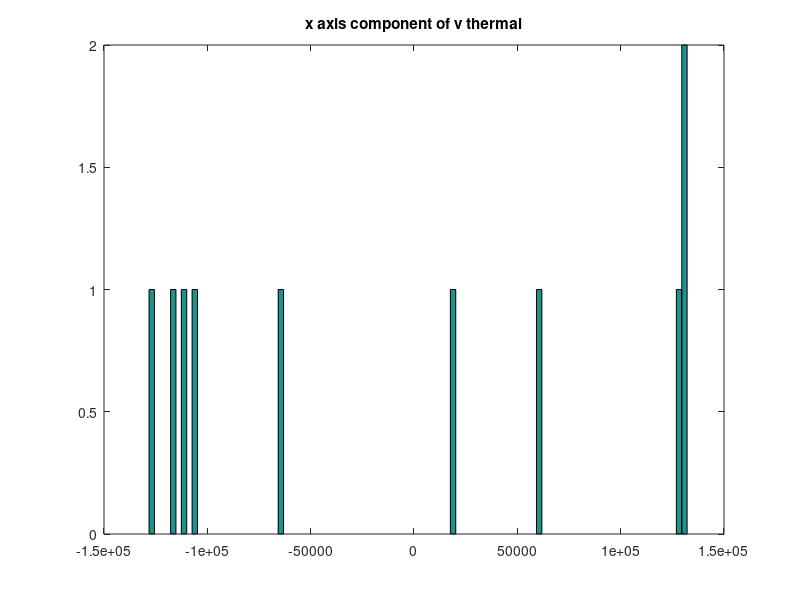
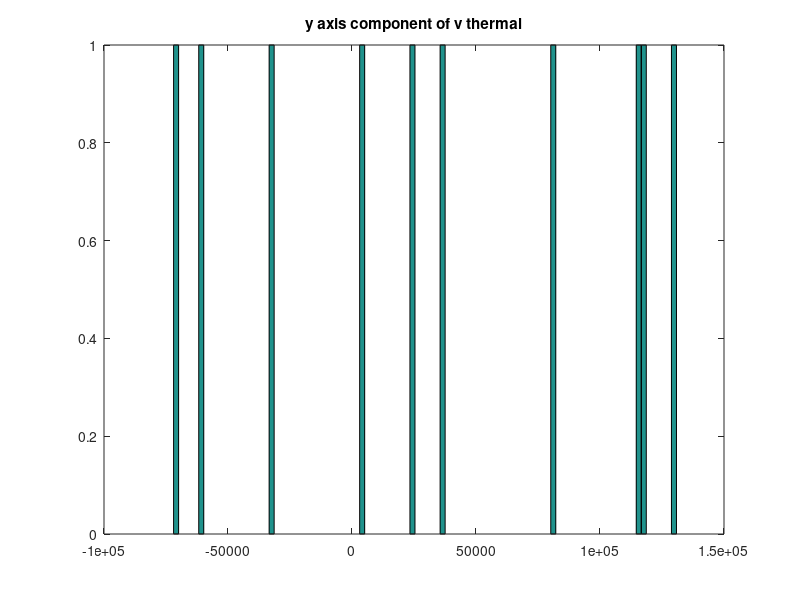
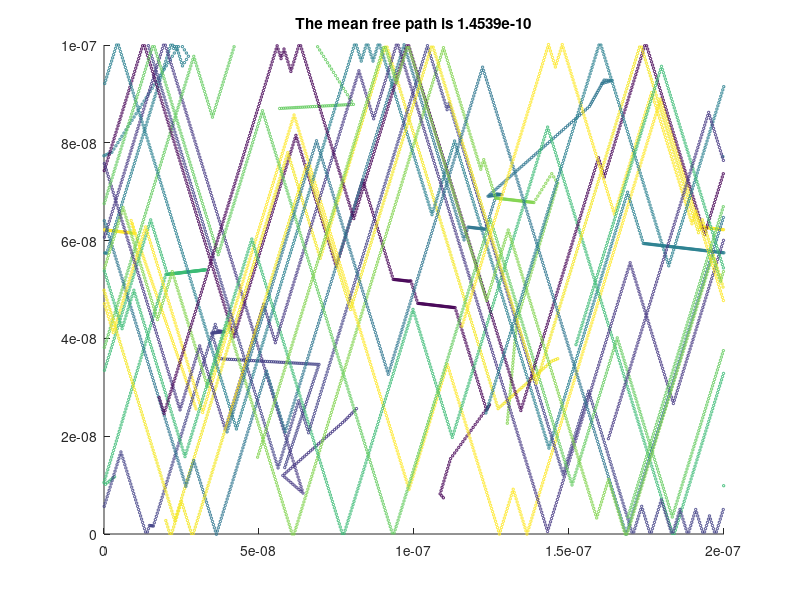
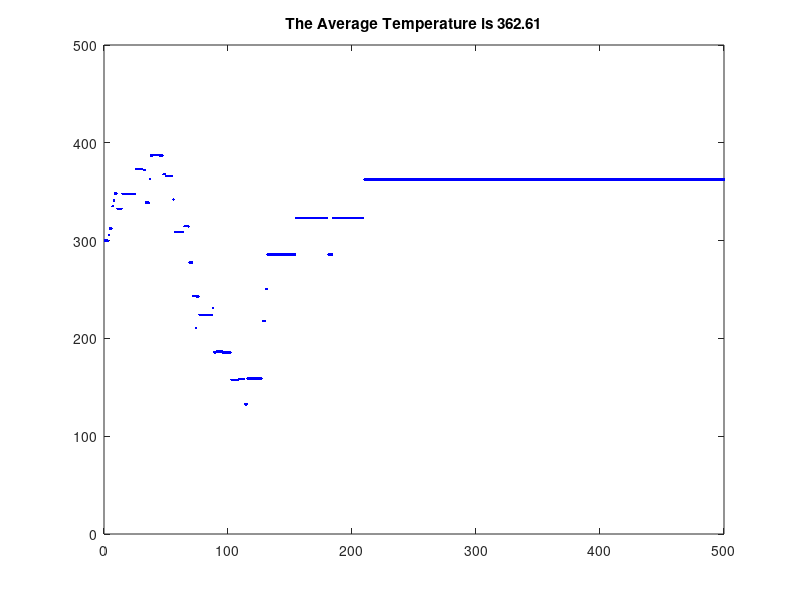

Recreate these plots in MATLAB, in order. (Note: a time limit stopped this script after it produced the figures.)
%Author: Richard Finney 100967048
clear all;
close all;

%Constants 

q_0 = 1.60217653e-19;             % electron charge
m_0 = 9.10938215e-31;             % electron mass
kB = 1.3806504e-23;               % Boltzmann constant
deltat = 0.2e-12;                 % mean time between collisions 
mn = 0.26*m_0;                    % effective mass of electrons



%variables

numofelec = 10;             %current numbers of electrons t be simulated
T = 300;                      %temperature in kelvin

dt = 1;
%Assign each particle with the fixed velocity given by vth but give each one a
%random direction.

vth = sqrt((kB*T)/mn);
%Spatial Boundaries

Length = 200;
Width = 100;


    %I am going to represent the location of each electron using vectors
    
x = randi([0 Length], 1, numofelec)*1e-9;       %initializing x
y = randi([0 Width], 1, numofelec)*1e-9;        %initializing y
    
    %now we have position vectors for the x and y positions of each
    %electron. Need to create vectors for vy and vx. Remember that each
    %electron has a rand angle to start with, but same velocity vth.

angles = randi([0 360], 1, numofelec);
v_x = zeros(1, numofelec);
v_y = zeros(1, numofelec);

v_x = vth*cos(angles);
v_y = vth*sin(angles);

figure(1)
hist(v_x,100);
title('x axis component of v thermal');

figure(2)
hist(v_y,100);
title('y axis component of v thermal');

    %scatter
    pscat = 1 - exp(-1e-14/(1e-12*0.2));
    pscatvector = ones(1,numofelec)*pscat;
    
    %wil be used to make electrons different colors
    colorarray= rand(1,numofelec)
for time= 1:dt:1000

    random = rand(1,numofelec);
    
    %all electrons with higher probabilities
    new = random < pscat;
    
    %all electrons with lower probabilities
    new2 = random >= pscat;
    

    rand_v_x = zeros(1,numofelec);
    rand_v_y = zeros(1,numofelec);
    
   for i = 1:1:numofelec
     r1 = randi([1 numofelec], 1,1);
     r2 = randi([1 numofelec], 1,1);
        rand_v_x(1,i) = v_x(1,r1);
        rand_v_y(1,i) = v_y(1,r2);
   end
        %all electrons with lower probabilities will stay the same
   v_x = v_x.*new2;
   v_y = v_y.*new2;
   
   rand_v_x=rand_v_x.*new;
   rand_v_y=rand_v_y.*new;
    
   v_x = v_x+rand_v_x;
   v_y = v_y+rand_v_y;
    
    %
    dx = v_x*dt*1e-15*5;
    dy = v_y*dt*1e-15*5;
    
    x = x + dx;
    y = y + dy;
    
    %if y is greater than 200
    temp = y>=Width*1e-9;
    temp1 = y<Width*1e-9;
    
    temp = temp*(-1);
    
    temphigher = temp + temp1;
    
    v_y = temphigher.*v_y;
    
     %if y is less than 100
    temp2 = y>=0;
    temp3 = y<0;
    
    temp3 = temp3*(-1);
    templower = temp3 + temp2;
    v_y = templower.*v_y;
    
  
   
 %if x greater than 200
   temp5 = x<200*1e-9;
   
   x = x .* temp5;
   
   %if x is less than 0
   temp4 = x< 0;
   temp4 = temp4*200*1e-9;
   
   %temp4 = temp4*200*1e-9;
   x = x + temp4;
   
    %average thermal velocity
    v_avg = mean(sqrt((v_x.^2)+(v_y.^2)));
    T_avg = (mn*(v_avg^2))/kB;
    
    
    %mean free path 
    
    mfp = (10^-15)*(v_avg);
    
    figure(3)
    scatter(x,y,3,colorarray);
    axis([0 200*10^-9 0 100*10^-9])
    title(['The mean free path is ', num2str(mfp)]);
   % pause(0.000000000000000000000000000000000000000001)
    hold on
    
    figure(4)
    plot(time,T_avg,'.b')
    title(['The Average Temperature is ', num2str(T_avg)]);
    axis([0 500 0 500])
    hold on
    
    %average thermal velocity
   
end

%%%%%%%%%%%%%%%%%%%%%%%%%%%%%%%%%%%%%%%%%% 
%               END OF PART 2            %
%%%%%%%%%%%%%%%%%%%%%%%%%%%%%%%%%%%%%%%%%%
